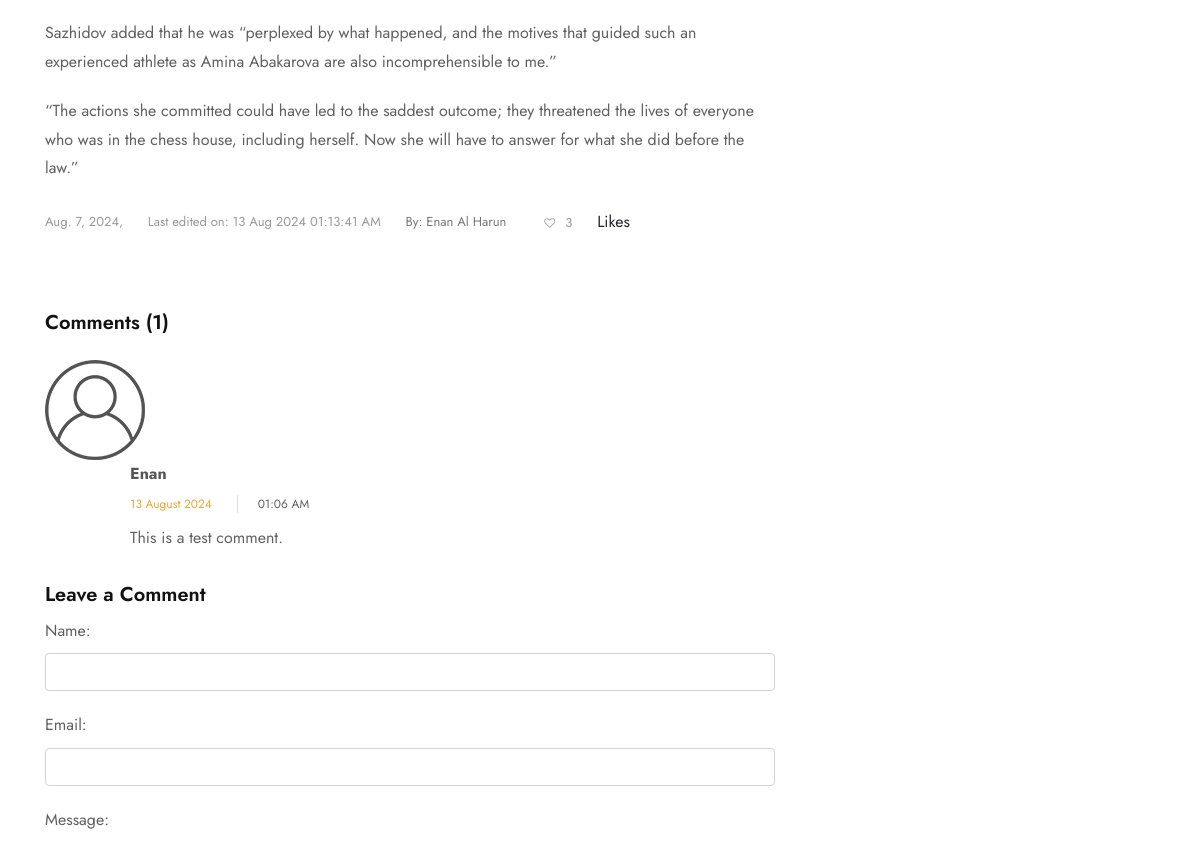
Page /news/13 (middle part) on the earlier database version.
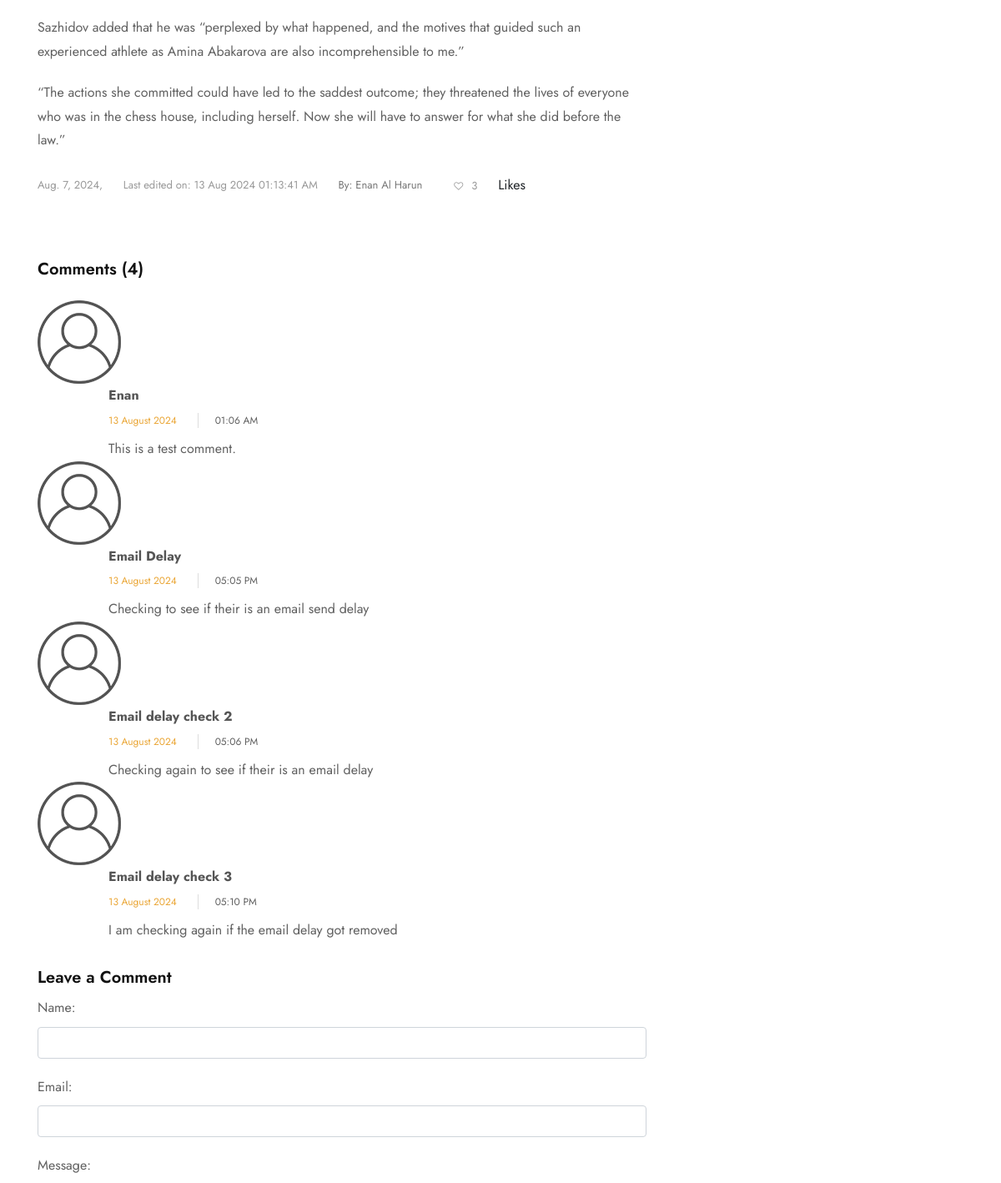
Same page on the later database version.
### home/models.py (models this page shows, shortened)
class News(models.Model):
    title = models.CharField(max_length=200)
    content = RichTextField(blank=True, null=True)
    image = models.ImageField(upload_to='news')
    date_published = models.DateField()
    author = models.CharField(max_length=100)
    likes = models.IntegerField(default=0)
    created_at = models.DateTimeField(default=timezone.now)
    updated_at = models.DateTimeField(null=True, blank=True)

class Comment(models.Model):
    news = models.ForeignKey(News, related_name='comments', on_delete=models.CASCADE)
    name = models.CharField(max_length=100)
    email = models.EmailField()
    message = models.TextField()
    date_posted = models.DateTimeField(auto_now_add=True)

### home/views.py (the view)
# urls.py: path('news/<int:news_id>', views.newsdetail, name='newsT'),
def newsdetail(request, news_id):
    news = get_object_or_404(News, id=news_id)
    comments = news.comments.all()
    comment_count = comments.count()
    if request.method == 'POST':
        form = CommentForm(request.POST)
        if form.is_valid():
            comment = form.save(commit=False)
            comment.news = news
            comment.save()
            Thread(target=send_email_in_thread, args=(
                'Thanks from Justica!',
                'Thanks for commenting on our post!',
                settings.DEFAULT_FROM_EMAIL,
                [comment.email]
            )).start()
            return redirect('newsT', news_id=news_id)  # Redirect to avoid form resubmission
    else:
        form = CommentForm()
    recent_articles = News.objects.all().order_by('-date_published')[:5]
    context = {'news': news, 'recent_articles': recent_articles, 'comments': comments, 'form': form,
               'comment_count': comment_count}
    return render(request, 'news-single.html', context)

### home/forms.py
class CommentForm(forms.ModelForm):
    class Meta:
        model = Comment
        fields = ['name', 'email', 'message']
        widgets = {
            'name': forms.TextInput(attrs={'class': 'form-control'}),
            'email': forms.TextInput(attrs={'class': 'form-control'}),
            'message': forms.Textarea(attrs={'class': 'form-control'}),
        }

### templates/news-single.html (shortened to what this page needs)
<!DOCTYPE html>
{% load static %}
<html lang="zxx">
<head>
    <link id="bootstrap" href="{% static 'css/bootstrap.min.css' %}" rel="stylesheet" type="text/css" />
    <link id="bootstrap-grid" href="{% static 'css/bootstrap-grid.min.css' %}" rel="stylesheet" type="text/css" />
    <link id="bootstrap-reboot" href="{% static 'css/bootstrap-reboot.min.css' %}" rel="stylesheet" type="text/css" />
    <link href="{% static 'css/animate.css' %}" rel="stylesheet" type="text/css" />
    <link href="{% static 'css/owl.carousel.css' %}" rel="stylesheet" type="text/css" />
    <link href="{% static 'css/owl.theme.css' %}" rel="stylesheet" type="text/css" />
    <link href="{% static 'css/owl.transitions.css' %}" rel="stylesheet" type="text/css" />
    <link href="{% static 'css/magnific-popup.css' %}" rel="stylesheet" type="text/css" />
    <link href="{% static 'css/jquery.countdown.css' %}" rel="stylesheet" type="text/css" />
    <link href="{% static 'css/style.css' %}" rel="stylesheet" type="text/css" />
    <link id="colors" href="{% static 'css/colors/scheme-01.css' %}" rel="stylesheet" type="text/css" />
    <link href="{% static 'css/coloring.css' %}" rel="stylesheet" type="text/css" />
    <link rel="stylesheet" href="{% static 'revolution/css/settings.css' %}" type="text/css">
    <link rel="stylesheet" href="{% static 'revolution/css/layers.css' %}" type="text/css">
    <link rel="stylesheet" href="{% static 'revolution/css/navigation.css' %}" type="text/css">
</head>
<body>
    <div id="wrapper">
        <div class="no-bottom no-top" id="content">
            <section aria-label="section">
                <div class="container">
                    <div class="row">
                        <div class="col-md-8">
                            <div class="blog-read">
                                <div class="post-text">
                                    <p>{{ news.content|safe }}</p>
                                    <span class="post-date">{{ news.date_published }},</span>
                                    {% if news.updated_at %}
                                        <span class="post-date">Last edited on: {{ news.updated_at|date:"d M Y h:i:s A" }}</span>
                                            {% else %}
                                            <span class="post-date">No edit history</span>
                                    {% endif %}
                                    <span class="post-author">{{ news.author }}</span>
                                    <button id="like-button" data-news-id="{{ news.id }}" class="btn btn-like">
                                    <span class="post-like">{{ news.likes }}</span> Likes
                                    </button>
                                </div>
                            </div>
                            <div class="spacer-single"></div>
                            <div id="blog-comment">
                                <h4>Comments ({{ comment_count }})</h4>
                                <div class="spacer-half"></div>
                                    <div id="comments-section">
                                        {% for comment in comments %}
                                        <div class="comment-box">
                                            <div class="avatar">
                                                <img src="{% static 'images/misc/avatar.png' %}" alt="" />
                                            </div>
                                            <div class="comment-info">
                                                <span class="c_name">{{ comment.name }}</span>
                                                <span class="c_date id-color">{{ comment.date_posted|date:"d F Y" }}</span>
                                                <span class="c_reply">{{ comment.date_posted|date:"h:i A" }}</span>
                                            </div>
                                            <div class="comment">{{ comment.message }}</div>
                                        </div>
                                        {% endfor %}
                                    </div>
                                <div class="spacer-single"></div>
                                <div id="comment-form-wrapper">
                                    <h4>Leave a Comment</h4>
                                    <div class="comment_form_holder">
                                        <form method="post" action="{% url 'newsT' news.id %}">
                                            {{ form.as_p }}
                                        </form>
                                    </div>
                                </div>
                            </div>
                        </div>
                        <div id="sidebar" class="col-md-4">
                        </div>
                    </div>
                </div>
            </section>
        </div>
    </div>
</body>
</html>

### home/static/css/colors/scheme-01.css (style rules this page uses)
:root { --primary-color: #eaa636; --primary-color-rgb: 234, 166, 54; }

### home/static/css/coloring.css (style rules this page uses)
a,a:hover, .id-color, #mainmenu li:hover > ul, .date-box .day, .slider_text h1, h1.id-color,h2.id-color,h3.id-color,h4.id-color, .pricing-box li h1, .title span, i.large:hover, .feature-box-small-icon-2 i, .pricing-dark .pricing-box li.price-row, .ratings i, header.smaller #mainmenu a.active, .pricing-dark .pricing-box li.price-row, .dark .feature-box-small-icon i, a.btn-slider:after, a.btn-line:after, .team-list .social a, .de_contact_info i, .dark .btn-line:hover:after, .dark a.btn-line:hover:after, .dark a.btn-line.hover:after, a.btn-text:after, .separator span i, address span strong, .de_tab.tab_steps .de_nav li span:hover, .de_testi_by, .widget_tags li a, .dark .btn-line:after, .dark a.btn-line:after, .crumb li .active, .btn-right:after, .btn-left:before, #mainmenu li a:after, header .info .social i:hover, #services-list li.active, #services-list li.active a:after, .testimonial-list:before, span.deco-big, h2.hs1 span, .wm,.wm2, .blog-list .date-box .day, .social-icons-sm i, .de_tab.tab_style_4 .de_nav li span, .schedule-item .sc-name, .de_testi.opt-2 blockquote:before, .pricing-s1 .bottom i, .profile_pic .subtitle, .countdown-s3 .countdown-period, .countdown-s4 .countdown-period, .social-icons i:hover, a.btn-link, blockquote.s1:before, .accordion a:before, .expand-custom .toggle:before, .sitemap.s1 li:before, .list li:before, .post-meta span:before, footer .widget a:hover, .mask .cover .date:before, .feature-box-type-2 i, .pricing-s2 .bottom i, .post-text h3 a:hover, .pricing-s1 .top h2, .demo-icon-wrap i, .demo-icon-wrap-s2 span, a.btn-border.light:hover, .de_testi.opt-2.review .p-rating, .post-text .p-tagline, .p-title, .h-phone i, a.btn-custom.btn-white, .mask:hover .cover h3 i, #topbar a i, .ul-style-2 li:before,.ul-style-2 li:after, .text-light h5, #mainmenu li a:hover, i.id-color { color:var(--primary-color); }

Differences in the rows shown:
added Comment: name "Email Delay", date_posted "13 August 2024", date_posted "05:05 PM", message "Checking to see if their is an email send delay"
added Comment: name "Email delay check 2", date_posted "13 August 2024", date_posted "05:06 PM", message "Checking again to see if their is an email delay"
added Comment: name "Email delay check 3", date_posted "13 August 2024", date_posted "05:10 PM", message "I am checking again if the email delay got removed"
Other differences:
{{ comment_count }}: "1" → "4"
